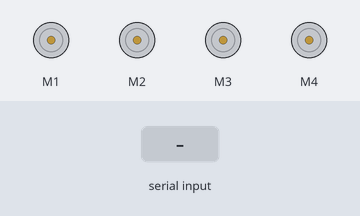
Bench run of a sketch on a simulated Arduino Uno, built with avr-gcc and run on an emulated ATmega328P. Shown: 4 × DC motor (green arrow = forward, orange = backward, longer = faster). Inputs (shaded band) come from the test bench.

Above: at 1.2 s.
1.3 s: "F" received over Serial
At 1.7 s:
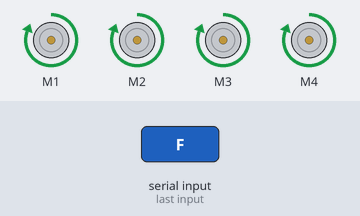
2.8 s: "B" received over Serial
At 4.0 s:
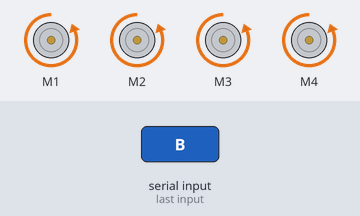
4.3 s: "L" received over Serial
At 5.2 s:
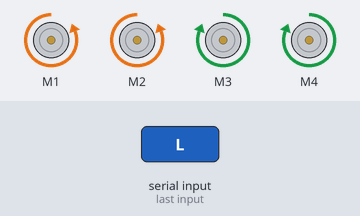
5.8 s: "R" received over Serial
At 6.3 s:
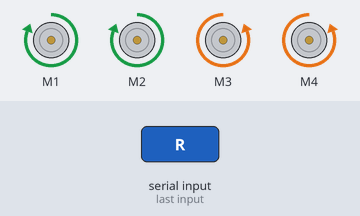
7.3 s: "1" received over Serial
At 8.6 s:
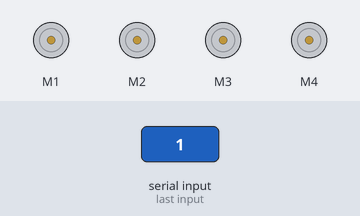
Timing chart, 0 to 9.8 s (numbered marks = the images above; inputs shaded):
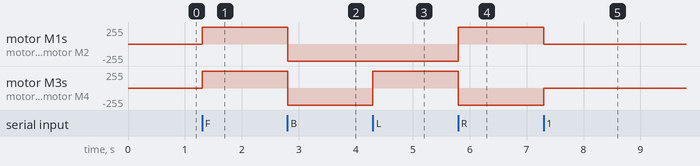

Measured:
- after the input at 1.3 s, motor M1–4: stopped → forward 255/255 at once
- after the input at 2.8 s, motor M1–4: forward 255/255 → backward 255/255 at once
- after the input at 4.3 s, motor M3, motor M4: backward 255/255 → forward 255/255 at once
- after the input at 5.8 s, motor M1, motor M2: backward 255/255 → forward 255/255 at once; motor M3, motor M4: forward 255/255 → backward 255/255 at once
- after the input at 7.3 s, motor M1, motor M2: forward 255/255 → stopped at once; motor M3, motor M4: backward 255/255 → stopped at once

The sketch:

Auto_Control_Remoto.ino
```cpp
/*
  ARDUINO A CONTROL REMOTO

  Antes de cargar el código, tenemos que instalar una librería, la cual está en el siguiente LINK, es para AFMotor:
  - https://learn.adafruit.com/adafruit-motor-shield/library-install
  Si lo deseas, otra manera de instalar la librería es descargarla, abrir ARDUINO IDE, ir a PROGRAMA, INCLUIR LIBRERÍA, AÑADIR ZIP y SELECCIONAR EL ARCHIVO,
  cuando tengas todo listo ahora podrás compilar el código correctamente.

  También puedes buscar directamente la librería en PROGRAMA, INCLUIR LIBRERÍA y ADMINISTRAR BIBLIOTECAS, esto por que diversas páginas en internet te muestran
  como es que debes buscar la librería en dicho apartado y hacer la descarga mucho más sencilla, además de que tendrás acceso a una amplica gama de versiones
  de la misma librería.

  NOTA:
  Desconecta el modulo Bluetooth antes de darle al botón de cargar programa o de otra manera tendrás errores de compilación.
*/
#include <AFMotor.h>

//INICIALIZACIÓN DE LOS PINES DE LOS MOTORES
AF_DCMotor motor1(1, MOTOR12_1KHZ);
AF_DCMotor motor2(2, MOTOR12_1KHZ);
AF_DCMotor motor3(3, MOTOR34_1KHZ);
AF_DCMotor motor4(4, MOTOR34_1KHZ);

char command;

void setup()
{
  Serial.begin(9600);  //COLOCA LA TASA DE BAUDIOS A TU MODULO BLUETOOTH
}

void loop(){
  if(Serial.available() > 0){
    command = Serial.read();
    Stop(); //INICIALIZA CON LOS MOTORES APAGADOS
    /*
      CAMBIA A PIN_MODE SOLO SI UN NUEVO COMANDO ES DIFERENTE AL ANTERIOR

      VISUALIZA EL CAMBIO DE LOS PINES: Serial.println(command);
    */
    switch(command){
    case 'F': //FORWARD O ADELANTE
      forward();
      break;
    case 'B': //BACK O ATRAS
      back();
      break;
    case 'L': //LEFT O IZQUIERDA
      left();
      break;
    case 'R': //RIGHT O DERECHA
      right();
      break;
    }
  }
}

void forward()
{
  motor1.setSpeed(255); //DEFINE LA VELOCIDAD MAXIMA
  motor1.run(FORWARD);  //ROTA EL MOTOR EN SENTIDO A LAS MANECILLAS DEL RELOJ
  motor2.setSpeed(255); //DEFINE LA VELOCIDAD MAXIMA
  motor2.run(FORWARD);  //ROTA EL MOTOR EN SENTIDO A LAS MANECILLAS DEL RELOJ
  motor3.setSpeed(255); //DEFINE LA VELOCIDAD MAXIMA
  motor3.run(FORWARD);  //ROTA EL MOTOR EN SENTIDO A LAS MANECILLAS DEL RELOJ
  motor4.setSpeed(255); //DEFINE LA VELOCIDAD MAXIMA
  motor4.run(FORWARD);  //ROTA EL MOTOR EN SENTIDO A LAS MANECILLAS DEL RELOJ
}

void back()
{
  motor1.setSpeed(255); //DEFINE LA VELOCIDAD MAXIMA
  motor1.run(BACKWARD); //ROTA EL MOTOR EN SENTIDO A LAS MANECILLAS DEL RELOJ
  motor2.setSpeed(255); //DEFINE LA VELOCIDAD MAXIMA
  motor2.run(BACKWARD); //ROTA EL MOTOR EN SENTIDO A LAS MANECILLAS DEL RELOJ
  motor3.setSpeed(255); //DEFINE LA VELOCIDAD MAXIMA
  motor3.run(BACKWARD); //ROTA EL MOTOR EN SENTIDO A LAS MANECILLAS DEL RELOJ
  motor4.setSpeed(255); //DEFINE LA VELOCIDAD MAXIMA
  motor4.run(BACKWARD); //ROTA EL MOTOR EN SENTIDO A LAS MANECILLAS DEL RELOJ
}

void left()
{
  motor1.setSpeed(255); //DEFINE LA VELOCIDAD MAXIMA
  motor1.run(BACKWARD); //ROTA EL MOTOR EN SENTIDO A LAS MANECILLAS DEL RELOJ
  motor2.setSpeed(255); //DEFINE LA VELOCIDAD MAXIMA
  motor2.run(BACKWARD); //ROTA EL MOTOR EN SENTIDO A LAS MANECILLAS DEL RELOJ
  motor3.setSpeed(255); //DEFINE LA VELOCIDAD MAXIMA
  motor3.run(FORWARD);  //ROTA EL MOTOR EN SENTIDO A LAS MANECILLAS DEL RELOJ
  motor4.setSpeed(255); //DEFINE LA VELOCIDAD MAXIMA
  motor4.run(FORWARD);  //ROTA EL MOTOR EN SENTIDO A LAS MANECILLAS DEL RELOJ
}

void right()
{
  motor1.setSpeed(255); //DEFINE LA VELOCIDAD MAXIMA
  motor1.run(FORWARD);  //ROTA EL MOTOR EN SENTIDO A LAS MANECILLAS DEL RELOJ
  motor2.setSpeed(255); //DEFINE LA VELOCIDAD MAXIMA
  motor2.run(FORWARD);  //ROTA EL MOTOR EN SENTIDO A LAS MANECILLAS DEL RELOJ
  motor3.setSpeed(255); //DEFINE LA VELOCIDAD MAXIMA
  motor3.run(BACKWARD); //ROTA EL MOTOR EN SENTIDO A LAS MANECILLAS DEL RELOJ
  motor4.setSpeed(255); //DEFINE LA VELOCIDAD MAXIMA
  motor4.run(BACKWARD); //ROTA EL MOTOR EN SENTIDO A LAS MANECILLAS DEL RELOJ
}

void Stop()
{
  motor1.setSpeed(255); //DEFINE LA VELOCIDAD MAXIMA
  motor1.run(RELEASE);  //ROTA EL MOTOR EN SENTIDO A LAS MANECILLAS DEL RELOJ
  motor2.setSpeed(255); //DEFINE LA VELOCIDAD MAXIMA
  motor2.run(RELEASE);  //ROTA EL MOTOR EN SENTIDO A LAS MANECILLAS DEL RELOJ
  motor3.setSpeed(255); //DEFINE LA VELOCIDAD MAXIMA
  motor3.run(RELEASE);  //ROTA EL MOTOR EN SENTIDO A LAS MANECILLAS DEL RELOJ
  motor4.setSpeed(255); //DEFINE LA VELOCIDAD MAXIMA
  motor4.run(RELEASE);  //ROTA EL MOTOR EN SENTIDO A LAS MANECILLAS DEL RELOJ
}
```
